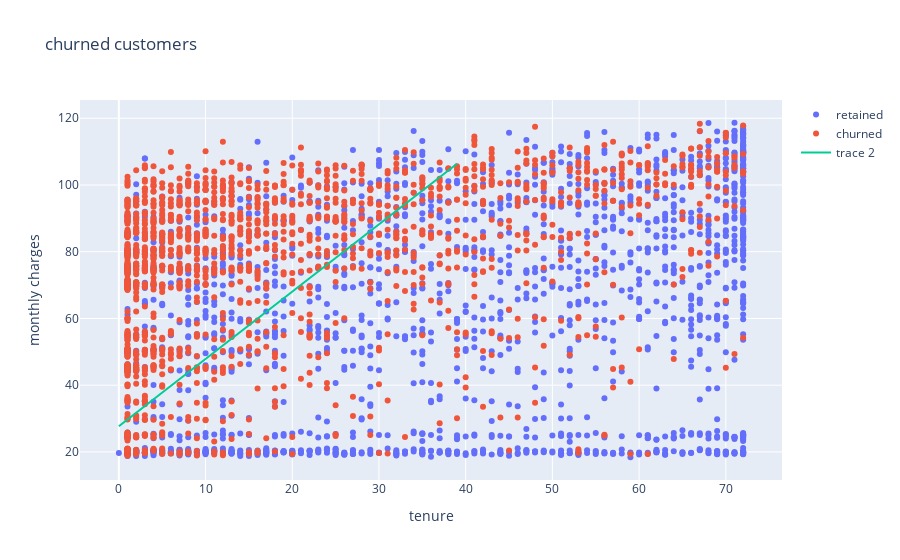

The notebook cell this image was saved under:
### Markdown cell above
> See this stackoverflowpost on [plotting a decision boundary](https://datascience.stackexchange.com/questions/49573/how-to-plot-logistic-regression-decision-boundary) for explanation of `decision_boundary_y` function.

### Code cell
scatter = go.Scatter(x = area_values, y = boundaries)
fig.add_trace(scatter)

### Figure 1 — Plotly figure (JSON) as saved in the notebook; plotly's stock layout.template omitted (floating-point values rounded to 4 significant figures; data arrays with more than 128 entries replaced by an {"elided": "..."} marker saying what was removed)
{"data": [{"mode": "markers", "name": "retained", "type": "scatter", "x": {"elided": "1869 int values"}, "y": {"elided": "1869 float values"}}, {"mode": "markers", "name": "churned", "type": "scatter", "x": {"elided": "1869 int values"}, "y": {"elided": "1869 float values"}}, {"type": "scatter", "x": [0, 1, 2, 3, 4, 5, 6, 7, 8, 9, 10, 11, 12, 13, 14, 15, 16, 17, 18, 19, 20, 21, 22, 23, 24, 25, 26, 27, 28, 29, 30, 31, 32, 33, 34, 35, 36, 37, 38, 39], "y": [27.67, 29.69, 31.71, 33.73, 35.74, 37.76, 39.78, 41.8, 43.82, 45.83, 47.85, 49.87, 51.89, 53.91, 55.93, 57.94, 59.96, 61.98, 64.0, 66.02, 68.03, 70.05, 72.07, 74.09, 76.11, 78.12, 80.14, 82.16, 84.18, 86.2, 88.22, 90.23, 92.25, 94.27, 96.29, 98.31, 100.3, 102.3, 104.4, 106.4]}], "layout": {"autosize": true, "title": {"text": "churned customers"}, "xaxis": {"autorange": true, "range": [-4.86, 76.86], "title": {"text": "tenure"}, "type": "linear"}, "yaxis": {"autorange": true, "range": [11.06, 126.0], "title": {"text": "monthly charges"}, "type": "linear"}}}
